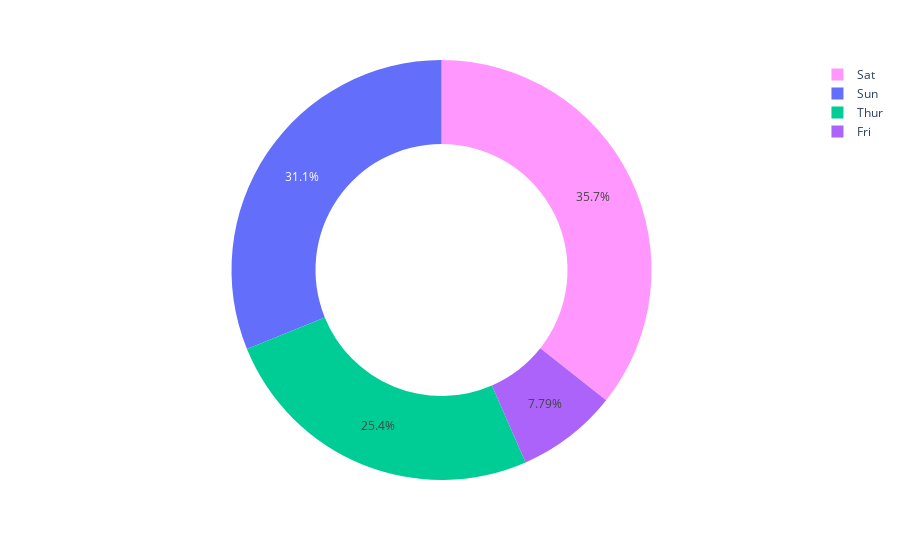

This figure's notebook cell:
### Markdown cell above
<table align="left">
    <tr>
        <td width="6%">
            <img src="question_icon.png">
        </td>
        <td>
            <div align="left", style="font-size:120%">
                <font color="#21618C">
                    <b> 16. Using the tips dataset from seaborn, plot a donut plot with legend representing the percentage of the tip got on that day
                    </b>
                </font>
            </div>
        </td>
    </tr>
</table>

### Code cell
px.pie(data_frame=data,names='day',color='tip',hole=0.6)

### Figure 1 — Plotly figure (JSON) as saved in the notebook; plotly's stock layout.template omitted (floating-point values rounded to 4 significant figures; data arrays with more than 128 entries replaced by an {"elided": "..."} marker saying what was removed)
{"data": [{"customdata": {"elided": "244x1 float values"}, "domain": {"x": [0, 1], "y": [0, 1]}, "hole": 0.6, "hoverlabel": {"namelength": 0}, "hovertemplate": "tip=%{customdata[0]}<br>day=%{label}", "labels": {"elided": "244 str values"}, "legendgroup": "", "marker": {"colors": {"elided": "244 str values"}}, "name": "", "showlegend": true, "type": "pie"}], "layout": {"legend": {"tracegroupgap": 0}, "margin": {"t": 60}}}
